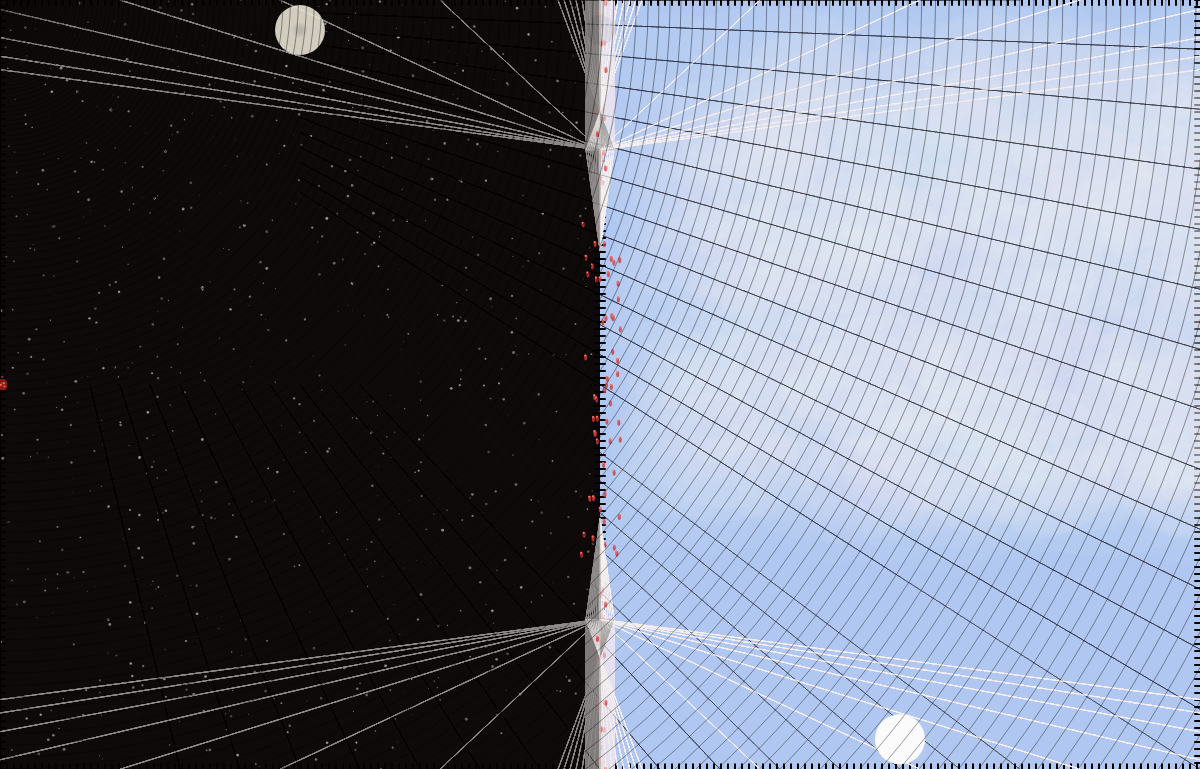
Frame 1 (no input)
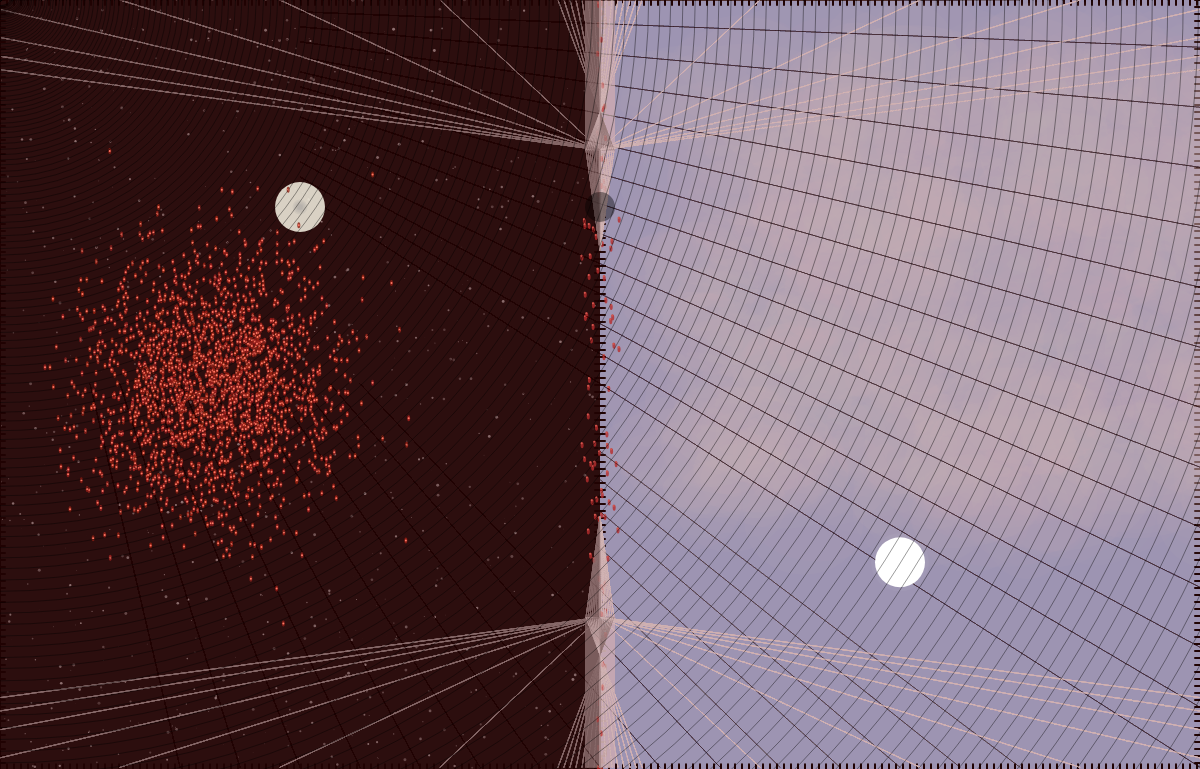
Frame 60 (no input)
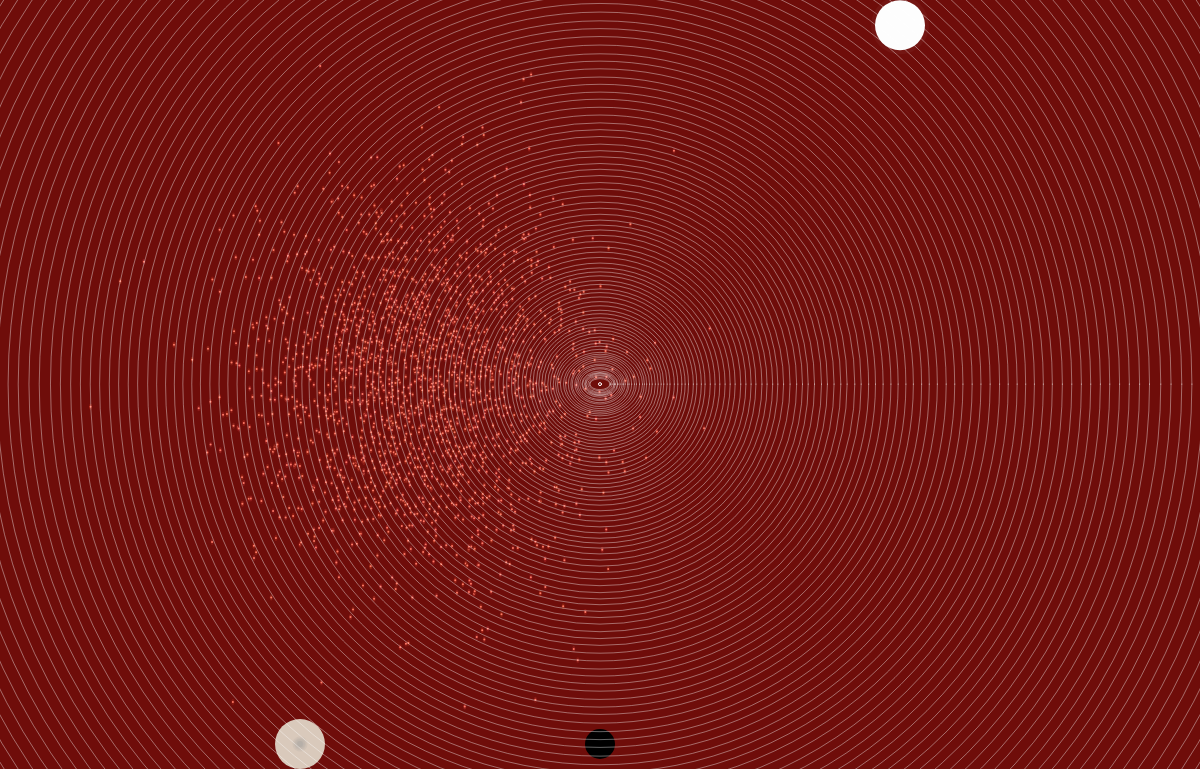
Frame 120 (the mouse pressed at the canvas centre since frame 60)

The p5.js sketch that drew these frames (run headless with seeded random() and noise() and a simulated clock; from frame 60 on, the mouse is pressed at the canvas centre):

// p5.js sketch
// ── sketch.js
let rains= [];
let clouds=[];
let trees=[];
let waves=[];
let moon;
let sun;



function setup(){ // SETUP FUNCTION
  createCanvas(windowWidth,windowHeight/1.3);
  
  for(let i=0; i<1000; i++){ // conditions for the rain instance 
      let x= random(width/2);
      let y= random(height);
      let r= random(3);
    let rp = new Rain(x,y,r); // creating a new instance of the Rain class
    rains.push(rp);   
  }   
  
  
   for(let i=0; i<700; i++){ // conditions for the rain instance 
      let x= random(width/2,width);
      let y= random(height*3/5);
      let w= random(90,210);
     let h= random(70,120);
    let c= new Cloud(x,y,w,h); // creating a new instance of the Cloud class
    clouds.push(c);   
  }   

for(let i=0; i<60; i++){ // instance of tree
let t= new Tree(width/2,height);
  trees.push(t);
} 
 
for(let i=0; i<2000; i++){ // wave blood cell
 
  let x= random(5);
  let y= random(height/2-2,height/2+2);
  let www= new Wave(x,y);

  waves.push(www);

}
 
  mover= new Mover(); // vector instance 
  
  moon= new Moon();
  
  sun= new Sun();
  
  
}
  

//DRAW 


function draw(){ //BEGINNING OF THE DRAW LOOP FUNCTION 
  
  let b= random(30); // background color (left half)
  background(b);
  
   // background color (right half)
  
  
  fill(179, 209, 252);
  noStroke();
  rect(width/2,0,width/2,height);
  
  
  
  for(let i=0; i<width; i+=7){ // stitching (dualism --> everything has an opposite --> needs an opposite to exist)
    stroke(0);
    strokeWeight(2);
    line(width/2-5, i,width/2+5, i);   // middle 
    line(0,i,5,i); // left 
    line(width-5,i,width,i);//right
    line(i,0,i,5);// top
    line(i,height,i,height-5);//bottom
  }
  
  

  
  
  for(var i=0; i<rains.length;i++){
  rains[i].exist(); // the functions of rain
  rains[i].fall();
  }
  
    for(var i=0; i<clouds.length;i++){
  clouds[i].exist(); // the functions of rain
  clouds[i].pass();
  clouds[i].fluctuate();
  }

  for(var i=0; i<trees.length;i++){
  trees[i].exist(); // functions of tree
  trees[i].treecells()// cells
  }
  
  
  ellipseMode(CENTER);

let gravity = createVector(0,0.1); // vector instance for the middle mover gravity ball 
  mover.applyForce(gravity); 
  mover.display();
  mover.checkEdges();
  mover.update();
  
// vector instance for the moon movement 
moon.applyForce(gravity);
moon.display();
moon.checkEdges();
moon.update();
  
//vector instance for the sun movement 
sun.applyForce(gravity);
sun.display();
sun.checkEdges();
sun.update();
 
  
 for(var i=0; i<waves.length;i++){
    waves[i].exist(); // functions waves exist 
    waves[i].move();
  }  
    
 eye();  
}


//end of draw loop!!!~!!!!!!!!@@@#$@$^





function eye(){ // eye function (circular grid lines center is the mouse) 
let w=20
let h =11
noFill();

 stroke(mouseX,100);
  
ellipseMode(CENTER);

  strokeWeight(1); 
for(let i=0; i<width; i++){
ellipse(mouseX, mouseY,w+i*i/10,h+i*i/10);//eye shape/ edge
w=w+random(3);
h=h+random(3);
}

  noFill();
  stroke(mouseX,255);
ellipse(mouseX,mouseY,3,3); //ceterpoint mouse x,y ellipse 1 by1
  
}




class Rain { // RAIN CLASS AND QUALITIES 
  
  constructor(x,y,r){ //rain constructor: need x,y,r parameters 
    this.x=x;
    this.y=y;
    this.r=r;
    this.brightness= 160;

  }
  
  exist(){ // calls for the rain moelcules to be drawn(static)
    
      noStroke();
      let a= random(100,255);
      fill(this.brightness,a); // fill orginal 100 and random alpha (20,225)
      ellipse(this.x,this.y,this.r); // the rain molecules 
      
    }

  fall(){ // this is the movement path of the rain molecules 
    let w= random(-3,3); 
    let e= random(9,11);
    this.x=this.x+w; //x movement random(-10,10)
    this.y=this.y+e; // y movement --> increases 10 through each loop
    
    if(this.x>width/2){
      this.x=random(width/2); // if x becomes greater than the width it has random location set 
      this.y=0;
    }
    if(this.y>height){
  this.y=0; // if y exceeds the height of page, it starts from 0 
  this.x=random(width/2)
    }
  }

}

class Cloud { // CLOUD CLASS AND QUALITIES 
  
  constructor(x,y,w,h){ // constructor for the cloud
    this.x=x;
    this.y=y;
    this.w=w;
    this.h=h;   
  }
  
  
  exist(){ // for the cloud to exist 

  let a= random(2,11);
   fill(255,a);
    noStroke();
    ellipseMode(CORNER);
    ellipse(this.x,this.y,this.w,this.h);
  }

  
  pass(){ // movement of the cloud (left to right)
    this.x=this.x+random(-2,4);
    this.y= this.y+random(-2,2);
     
    if(this.x>width){ // containing clouds within the frame
      this.x=width/2
      this.y= this.y 
    }
    
    if(this.y>height*2/3){
      this.y= random(200);    
      this.x= width/2
    }
  }
   
  
fluctuate(){ // function that controls the fluctuation of cloud size 
  this.w= this.w+random(-1,1);
  this.h= this.h+random(-1,1);
  
  if(this.w>200){ // controls the limit/ reset of the cloud size
  this.w= 120; // for w
  }
  
  if(this.h>120){ // for h
    this.h=100;   
 }
}
}




class Tree{ // TREE CLASS AND QUALITIES 
  
  constructor(x,y){ // tree constructor (x,y)
    this.x=x;
    this.y=y; 

  }
  
exist(){ // tree exist function 
  
  let s= random(245,255);
  strokeWeight(1);
  
  for(let i=0; i<15; i+=2){
 
  let peanuts= this.y-150;
  let walnuts= this.y-this.y+150;
  
    
//Bottom
    
  stroke(s-100,25);
  line(this.x-i,this.y,this.x-i,peanuts); // left side
  line(this.x-3*i,this.y,this.x+i,peanuts);
  line(this.x-i,this.y-150,this.x,peanuts-100);
  line(this.x-80*i,this.y,this.x,peanuts); // wide spread lines
     stroke(mouseX*2/5,5);
  line(this.x-30*i,this.y,mouseX,mouseY);
  

    stroke(s,25);
  line(this.x+i,this.y,this.x+i,peanuts); // right side 
  line(this.x+3*i,this.y,this.x-i,peanuts);
  line(this.x+i,this.y-150,this.x,peanuts-100);
  line(this.x+80*i,this.y,this.x,peanuts);
  stroke(mouseX*2/5,5);
   line(this.x+30*i,this.y,mouseX,mouseY);  
    
    stroke(s-100,25);
//Top
  line(this.x-i,this.y-this.y,this.x-i,walnuts);  
  line(this.x-3*i,this.y-this.y,this.x+i,walnuts);
  line(this.x-i,walnuts,this.x,walnuts+100);
  line(this.x-80*i,this.y-this.y,this.x,walnuts);
  stroke(mouseX*2/5,5);
  line(this.x-30*i,this.y-this.y,mouseX,mouseY);  
    
  stroke(s,25);   
  line(this.x+i,this.y-this.y,this.x+i,walnuts); // right side 
  line(this.x+3*i,this.y-this.y,this.x-i,walnuts);
  line(this.x+i,walnuts,this.x,walnuts+100);
  line(this.x+80*i,this.y-this.y,this.x,walnuts); 
  stroke(mouseX*2/5,5);  
  line(this.x+30*i,this.y-this.y,mouseX,mouseY);
  
  }
  
  for(let i=0; i<30; i+=2) {//lines from the sides to the mouse 
    
 stroke(mouseX*2/5,5);
  line(0,this.y-30*i, mouseX,mouseY);
stroke(mouseX*2/5,5);
  line(width,this.y-30*i,mouseX,mouseY);
 

  } 
}

  

  

  
  
 
  treecells(){ // Tree Cell/ Red Cell Function

    noStroke();
  let o= random(-20,20);
  let t =random(height/3-50,height*2/3+50);

  
  if(this.y==height/2){ // parameters of the location of the red cells/ limits of the movement to witin the frame 
    this.x==width/2;
  }
    if (this.y>=height){ // limiting the middle section of red cells 
    this.y=height-2;  
    }
    
  if(this.y==height/4){
    this.x==width/2;
  }
    
  if(this.y== height*3/4){
    this.x==width/2
  }
    
  if(this.y<0 && this.y>height){  // once red cells hit max height, goes to middle 
    this.y=height/2;

  }
    
  
    //movement and location of the red cells 

    if( this.x>this.x-50 && width/3-100<this.y<width*2/3+100 ){ //left side MIDDLE SECT
       fill(210, 41, 41,200);
    ellipse(this.x+o,this.y-t,3,6);  
      fill(255, 122, 102);
     ellipse(this.x+o,this.y-t,2,2);   
  }
    if(this.x<this.x+15&& width/3-50<this.y<width*2/3+50 ){ // right side MIDDLE SECT
       fill(255,20);
  ellipse(this.x+o,this.y-t,3,6); 
      fill(255, 102, 102,100);
     ellipse(this.x+o,this.y-t,2,2);  
    } 

    
   // TOP AND BOTTOM NARROW SECTIONS 
    let s= random(-5,5);
    let k =random(-200,200);
    
    if( this.x-5<this.x<this.x+5 && this.y>height*2/3+50 ){ // bottom narrow stream
  fill(232, 44, 44,200);
    ellipse(this.x+s,this.y-k,3,6);  
      fill(255, 122, 102);
     ellipse(this.x+s,this.y-k,2,2);   
    }
    
   let tabby=this.y-this.y// variable for y location of cells 
 if( this.x-5<=this.x<= this.x+5 && tabby<height/3-50 ){// top narrow stream
   
 fill(232, 44, 44,200);
    ellipse(this.x+s,this.y-this.y+k,3,6);  
      fill(255, 122, 102);
     ellipse(this.x+s,this.y-this.y+k,2,2);   
}     
}
}








class Wave{ // WAVE CLASS AND QUALITIES
  
  constructor(x,y){
    this.x=x;
    this.y=y;
    
  }
  
exist(){
let r= random(135,150);
  let g =random(25,35);
  let b= random(15,30);
  let f= random(200,240);
  let fa= random(70,100);
  fill(r,g,b,f);
  noStroke();
    ellipse(this.x,this.y,3,6);  
      fill(255, 122, 102);
     ellipse(this.x,this.y,2,2);
}
  
  move(){ // ellipses moving to create wave/ water/ flow illusion 
    
   this.x= this.x+random(-10,17);
    this.y= this.y+random(-15,15);
    
  if(this.x>width){ // framing for the red wave blood cells 
    this.x= 0;
    this.y= random(-20,height+20);
  }
    if(this.y>height+200){
      this.x=0;
      this.y=random(-20,height+20);
    }
  if(this.y<-200){
    this.y=random(-20,height+20);
    this.x=0;
  }
    if (this.x<-40){
      this.x=0;
      this.y=random(-20,height+20);
       
    }
    

    
    
    
  }
  
}



class Mover{  // MOVER CLASS AND QUALITIES (BALL)--> GRAVITY 
  
  constructor(){ //ball 
    
    
    this.position= new createVector(width/2,30); // spefici coordinates
    this.velocity= new createVector(0,0);
    this.acceleration= new createVector(0,0);
    this.mass= 1;
  }
  
  
update (){ // key to movement (adding speed/ velocity to position of vector )
  this.velocity.add(this.acceleration); // slowly adding accerlation to the velocty
  this.position.add(this.velocity);   // and velocity gets added to the position 
  this.acceleration.mult(0); //cancels the velocity out--> to 0.
}
  
  applyForce (force){ // pass in a vector
    let f = p5.Vector.div(force,this.mass); //new vector 
    this.acceleration.add(f);// add the new vector to the acceleration 
    
    
  }

  
display(){
  
 let r= random(105,120);
  let g =random(5,15);
  let b= random(5,10);

 stroke(r-10,g-10,b-10);
  fill(r,g,b,this.position.y/2.7);

ellipse(this.position.x,this.position.y,4000,4000);
  
  fill(0,this.position.y/2);
  noStroke();
  ellipse(this.position.x,this.position.y,30,30);
}
  
  
checkEdges(){ // keeps ball on the screen
  
if(this.position.y> width){
  this.position.y=width;
    this.velocity.y *=-1;
} else if(this.position.x<0){
  this.position.y=0;// stop at ground
 this.velocity.y*=-1;
} 
} // end of check edges method
  
}// end of class 






class Moon{ 
  
  constructor(){ //ball 
    
    this.position= new createVector(width/4,30); // spefici coordinates
    this.velocity= new createVector(0,0);
    this.acceleration= new createVector(0,0);
    this.mass= 1;
  }
  
  
update (){ // key to movement (adding speed/ velocity to position of vector )
  this.velocity.add(this.acceleration); // slowly adding accerlation to the velocty
  this.position.add(this.velocity);   // and velocity gets added to the position 
  this.acceleration.mult(0); //cancels the velocity out--> to 0.
}
  
  applyForce (force){ // pass in a vector
    let f = p5.Vector.div(force,this.mass); //new vector 
    this.acceleration.add(f);// add the new vector to the acceleration 
    
    
  }

  
display(){
  noStroke();
  let d= random(220,230); // this is the moon (night)
fill(d+10,d+5,d-10,d); 
  ellipse(this.position.x,this.position.y, 50,50 );
fill(d-50,d-55,d-60,d-170);  
  ellipse(this.position.x,this.position.y, 15,15); // crators 
  ellipse(this.position.x,this.position.y, 7,7);
  ellipse(this.position.x,this.position.y, 12,12);
  ellipse(this.position.x,this.position.y, 10,10);
  ellipse(this.position.x,this.position.y, 5,5);
  ellipse(this.position.x,this.position.y, 6,6);
}
  
  
checkEdges(){ // keeps ball on the screen
  
if(this.position.y> width){
  this.position.y=0;
    this.velocity.y /=2;
} 
} // end of check edges method
  
}// end of class 








class Sun{ 
  
  constructor(){ //ball 
    
    this.position= new createVector(width*3/4,height-30); // spefici coordinates
    this.velocity= new createVector(0,0);
    this.acceleration= new createVector(0,0);
    this.mass= -1;
  }
  
  
update (){ // key to movement (adding speed/ velocity to position of vector )
  this.velocity.add(this.acceleration); // slowly adding accerlation to the velocty
  this.position.add(this.velocity);   // and velocity gets added to the position 
  this.acceleration.mult(0); //cancels the velocity out--> to 0.
}
  
  applyForce (force){ // pass in a vector
    let f = p5.Vector.div(force,this.mass); //new vector 
    this.acceleration.add(f);// add the new vector to the acceleration 
    
    
  }

  
display(){
 let u= random(250,255); // this is the sun (day)
  fill(u)
  let a= random(5,10);  // glow around sun 
  stroke(255,a);
  strokeWeight(8);
  ellipse(this.position.x,this.position.y,50,50);
}  
  
checkEdges(){ // keeps ball on the screen
  
if(this.position.y<0){
  this.position.y=height;
    this.velocity.y /=2;
} 
} // end of check edges method
  
}// end of class
